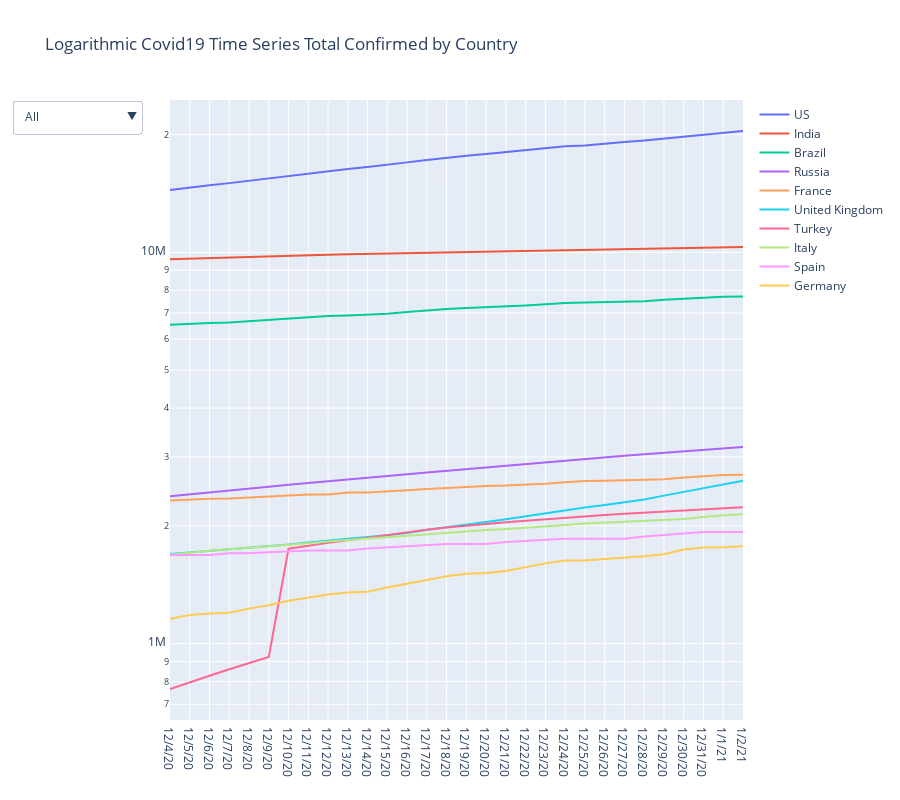

This figure's notebook cell:
### Code cell
## Multiplot

multi_plot(df_confirmed, title="Logarithmic Covid19 Time Series Total Confirmed by Country")
